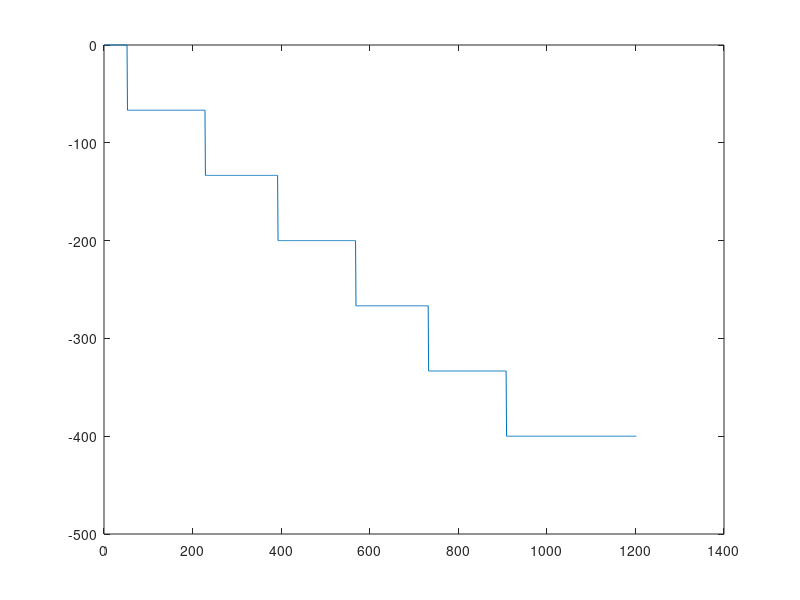
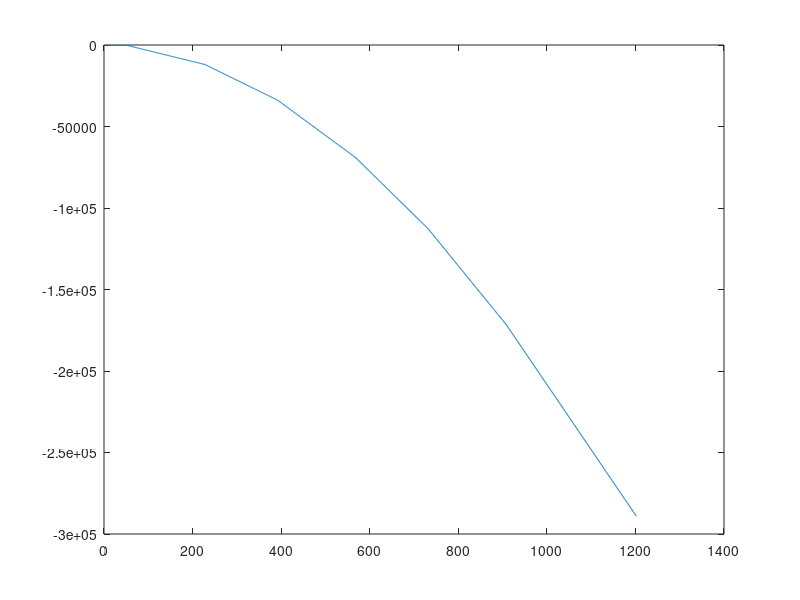

MATLAB code for these plots, in order:
close all;
clear;

% Location of train
x = 0;

L = 1200;  % Length of bridge
n = 1200;  % Discretize into 1 mm seg.
P = 400;  % Total weight of train [N]
x_increments = linspace(0, L, n+1);
x_shear_start = (720-x)/3;  % Starting shear at the pin/roller

% One offset because MATLAB indexes with 1
% Another offset to shift cumsum left 1
x_shear_locations = [x+52, x+228, x+392, x+568, x+732, x+908];
x_train_loads = [-P/6, -P/6, -P/6, -P/6, -P/6, -P/6];

x_shear = zeros(1, L+1);
%x_shear(1) = x_shear_start;  % Starting shear at the pin/roller
x_shear(x_shear_locations+1) = x_train_loads;
x_shear = cumsum([x_shear, 0]);  % Final shear force diagram

x_moment = cumsum(x_shear) - x_shear_start;


plot(x_shear)
figure
plot(x_moment)

x_moment(52)


